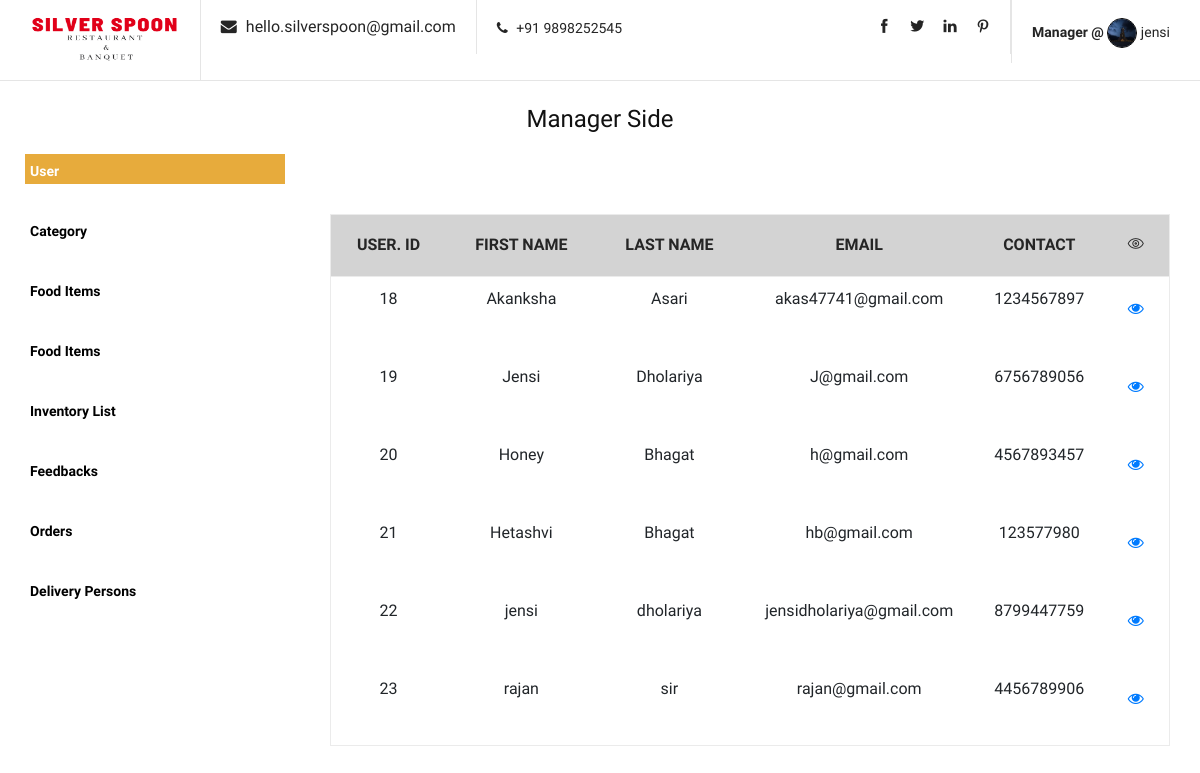
The page /user/ (signed in) on the database its author committed.
### myapp/models.py (models this page shows, shortened)
class User(models.Model):
    USER_TYPE_CHOICES = [
        ('customer', 'customer'),
        ('manager', 'manager'),
    ]
    user_type = models.CharField(max_length=10, choices=USER_TYPE_CHOICES,default='customer')
    fname=models.CharField(max_length=100)
    lname=models.CharField(max_length=90,default='')
    email=models.EmailField()
    mobile=models.PositiveIntegerField()
    address=models.TextField()
    city=models.CharField(max_length=100)
    state=models.CharField(max_length=50)
    pincode=models.PositiveIntegerField()
    password=models.CharField(max_length=12)
    profile_pic=models.ImageField(upload_to="profile_pic/")

### myapp/views.py (the view)
# urls.py: path('user/',views.user,name='user'),
def user(request):
	user = User.objects.all()
	return render(request, 'manager/user.html',{'user':user})

### myapp/templates/manager/user.html (shortened to what this page needs)
{% extends 'manager/base.html' %}
{% block content %}
 <section class="shopping-cart spad">
    <div class="container">
        <div class="row">
            <div class="col-lg-12">
                <div class="cart-table">
                    <table>
                        <thead>
                            <tr style="background-color: lightgray">
                                <th>USER. ID</th>
                                <th>First Name</th>
                                <th>Last Name</th>
                                <th>Email</th>
                                <th>Contact</th>
                                <th><i class="ti-eye"></i></th>
                            </tr>
                        </thead>
                        <tbody>
                            {% if user %}
                            {% for user in user %}
                            <tr>
                                <td>{{ user.id }}</td>
                                <td>{{ user.fname }}</td>
                                <td>{{ user.lname }}</td>
                                <td>{{ user.email }}</td>
                                <td>{{ user.mobile }}</td>
                                <td class="close-td first-row"><a href="{% url 'show_user_details' pk=user.pk %}"><i class="fa fa-eye"></i></a></td>
                            </tr>
                            {% endfor %}
                            {% else %}
                            <b><h4>Users Not FOund.</b></h4><br>
                        {% endif %}
                        </tbody>
                    </table>
                </div>
            </div>
        </div>
    </div>
</section>
    {% endblock %}

### myapp/static/css/style.css (style rules this page uses)
html, body { height: 100%; font-family: "Muli", sans-serif; -webkit-font-smoothing: antialiased; font-smoothing: antialiased; background-color: var(--bg-color); }
.spad { padding-top: 100px; padding-bottom: 100px; }
.shopping-cart { padding-top: 80px; padding-bottom: 60px; }
.cart-table { margin-bottom: 40px; }
.cart-table table { width: 100%; min-width: 480px; border: 1px solid #ebebeb; }
.cart-table table tr th { font-size: 16px; color: #252525; font-weight: 700; border-bottom: 1px solid #ebebeb; text-align: center; padding: 18px 15px 19px; text-transform: uppercase; }
.cart-table table tr td { text-align: center; padding-bottom: 34px; }
.cart-table table tr td.first-row { padding-top: 20px; }
.cart-table table tr td.close-td { font-size: 16px; color: #252525; width: 8%; }
.cart-table table tr td.close-td i { cursor: pointer; }
@media only screen and (min-width: 1200px) { .container { max-width: 1170px; } }

### rows shown on the page
User: id "18", fname "Akanksha", lname "Asari", email "akas47741@gmail.com", mobile "1234567897"
User: id "19", fname "Jensi", lname "Dholariya", email "J@gmail.com", mobile "6756789056"
User: id "20", fname "Honey", lname "Bhagat", email "h@gmail.com", mobile "4567893457"
User: id "21", fname "Hetashvi", lname "Bhagat", email "hb@gmail.com", mobile "123577980"
User: id "22", fname "jensi", lname "dholariya", email "jensidholariya@gmail.com", mobile "8799447759"
User: id "23", fname "rajan", lname "sir", email "rajan@gmail.com", mobile "4456789906"

### other values the page prints
{{ request.session.fname }} "jensi"
